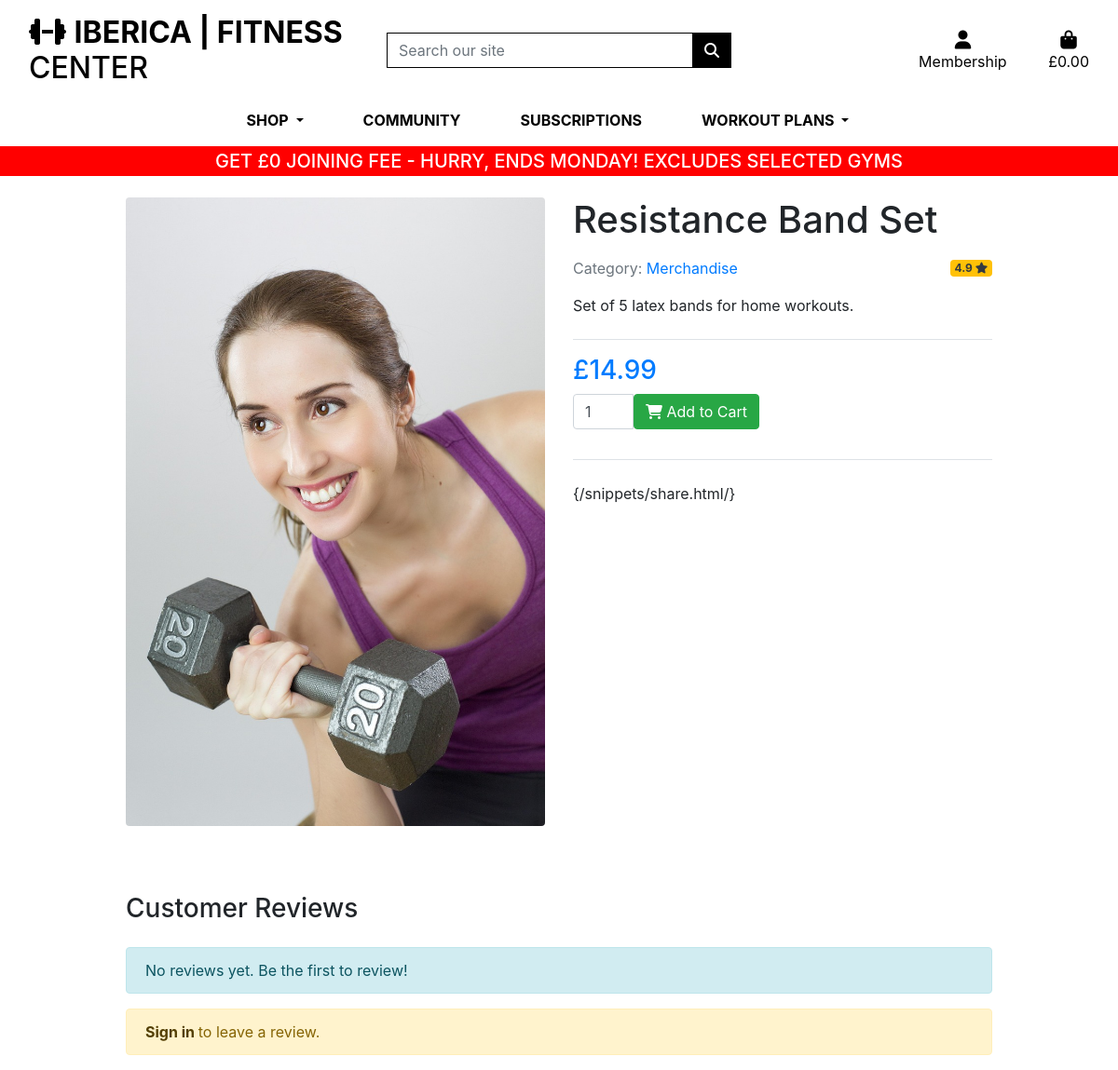
/shop/resistance-band-set/, run on the app's committed database.
### catalog/models.py (models this page shows, shortened)
class Product(models.Model):
    category = models.ForeignKey('Category', null=True, blank=True, on_delete=models.SET_NULL)
    slug = models.SlugField(unique=True, blank=True)
    name = models.CharField(max_length=200)
    description = models.TextField(blank=True)
    price = models.DecimalField(max_digits=6, decimal_places=2)
    rating = models.DecimalField(max_digits=6, decimal_places=2, null=True, blank=True)
    image_url = models.URLField(max_length=1024, null=True, blank=True)
    image = models.ImageField(upload_to='products/', null=True, blank=True)
    is_digital = models.BooleanField(default=False)
    active = models.BooleanField(default=True)
    class Meta:
        ordering = ['name']

class Category(models.Model):
    name = models.CharField(max_length=100, unique=True)
    slug = models.SlugField(max_length=120, unique=True)
    class Meta:
        ordering = ['name']
        verbose_name_plural = 'Categories'

### catalog/views.py (the view)
# urls.py: path("<slug:slug>/", views.product_detail, name="product_detail"),
def product_detail(request, slug):
    product = get_object_or_404(Product, slug=slug, active=True)
    return render(request, 'catalog/product_detail.html', {'product': product})

### catalog/templates/catalog/product_detail.html (shortened to what this page needs)
{% extends 'base.html' %}
{% load crispy_forms_tags %}
{% block page_header %}
  <div class="container header-container">
  </div>
{% endblock %}
{% block content %}
<div class="overlay"></div>
<div class="container my-5">
    <div class="row">
        <div class="col-md-6 mb-4">
            <div class="card h-100 border-0">
                {% if product.image %}
                    <img class="img-fluid rounded" src="{{ product.image.url }}" alt="{{ product.name }}">
                {% elif product.image_url %}
                    <img class="img-fluid rounded" src="{{ product.image_url }}" alt="{{ product.name }}">
                {% else %}
                    <div class="bg-light d-flex align-items-center justify-content-center" style="height: 400px;">
                        <span class="text-muted">No image available</span>
                    </div>
                {% endif %}
            </div>
        </div>
        <div class="col-md-6">
            <h1 class="mb-3">{{ product.name }}</h1>
            <div class="d-flex justify-content-between align-items-center mb-3">
                <span class="text-muted">Category:
                    <a href="/category_detail' product.category.slug/" class="text-decoration-none">
                        {{ product.category.name }}
                    </a>
                </span>
                {% if product.rating %}
                <span class="badge bg-warning text-dark">
                    {{ product.rating|floatformat:1 }} <i class="fas fa-star"></i>
                </span>
                {% endif %}
            </div>
            <div class="mb-4">
                <p>{{ product.description }}</p>
            </div>
            <div class="border-top border-bottom py-3 mb-4">
                <h3 class="text-primary">£{{ product.price }}</h3>
                <form method="post" action="{% url 'add_to_cart' product.slug %}">
                    <div class="input-group mb-3" style="max-width: 200px;">
                        <input type="number" name="quantity" class="form-control" value="1" min="1" max="10">
                        <button class="btn btn-success" type="submit">
                            <i class="fas fa-shopping-cart me-2"></i> Add to Cart
                        </button>
                    </div>
                </form>
            </div>
            {/snippets/share.html/}
        </div>
    </div>
    <div class="row mt-5">
        <div class="col-12">
            <h3 class="mb-4">Customer Reviews</h3>
            {% for review in product.reviews.all %}
            <div class="card mb-3">
                <div class="card-body">
                    <div class="d-flex justify-content-between">
                        <h5 class="card-title">{{ review.user.username }}</h5>
                        <div class="text-warning">
                            {% for i in "12345" %}
                                {% if forloop.counter <= review.rating %}
                                    <i class="fas fa-star"></i>
                                {% else %}
                                    <i class="far fa-star"></i>
                                {% endif %}
                            {% endfor %}
                        </div>
                    </div>
                    <h6 class="text-muted mb-3">{{ review.created|date:"F j, Y" }}</h6>
                    <h6>{{ review.title }}</h6>
                    <p class="card-text">{{ review.review }}</p>
                </div>
            </div>
            {% empty %}
            <div class="alert alert-info">
                No reviews yet. Be the first to review!
            </div>
            {% endfor %}
            {% if request.user.is_authenticated %}
            <div class="card mt-4">
               <div class="card-body">
                    <h4 class="card-title">Write a Review</h4>
                    <form method="post" action="{% url 'add_review' product.slug %}">
                        {% csrf_token %}
                        {{ review_form|crispy }}
                        <button type="submit" class="btn btn-primary mt-3">
                            Submit Review
                        </button>
                    </form>
                </div>
            </div>
            {% else %}
            <div class="alert alert-warning">
                <a href="{% url 'account_login' %}?next={{ request.path }}" class="alert-link">
                    Sign in
                </a> to leave a review.
            </div>
            {% endif %}
        </div>
    </div>
</div>
{% endblock %}

### static/css/base.css (style rules this page uses)
html { height: 100%; }
body { background: url('/media/gym1.jpg') no-repeat center center fixed; background-size: cover; height: calc(100vh - 164px); color: #555 font-family: 'Lato'; }
.overlay { height: 100%; width: 100%; top: 0; left: 0; position: fixed; background: white; z-index: -1; }
@media (min-width: 1200px) { .container { max-width: 80%; } }
@media (min-width: 992px) { .header-container { padding-top: 164px; } }

### data on the page
Product: image (picture), name "Resistance Band Set", category.name "Merchandise", rating "4.9", description "Set of 5 latex bands for home workouts.", price "14.99"
